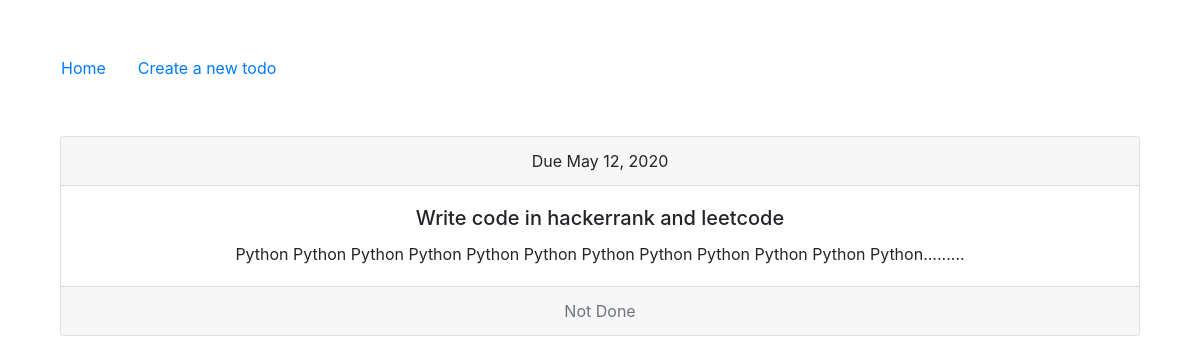
Page /todo/4/ on the committed database.
### main/models.py (models this page shows, shortened)
class Todo(models.Model):
    title = models.CharField(max_length=255)
    due_date = models.DateField()
    done = models.BooleanField(default=False)
    description = models.TextField()

### main/views.py (the view)
# urls.py: path('todo/<int:pk>/', TodoDetailView.as_view(), name='todo_detail'),
class TodoDetailView(DetailView):
    model = Todo

### main/templates/main/todo_detail.html (shortened to what this page needs)
{% extends 'main/base.html' %}
{% block main_content %}
<div class="container">
    <div class="card text-center">
        <div class="card-header">
        Due {{ todo.due_date }}
        </div>
        <div class="card-body">
        <h5 class="card-title">{{ todo.title }}</h5>
        <p class="card-text">{{ todo.description }}</p>
        </div>
        <div class="card-footer text-muted">
        {% if not todo.done %}Not {% endif %}Done
        </div>
    </div>
</div>
{% endblock main_content %}

### rows in the picture
Todo: due_date "May 12, 2020", title "Write code in hackerrank and leetcode", description "Python Python Python Python Python Python Python Python Python Python Python Python........."
